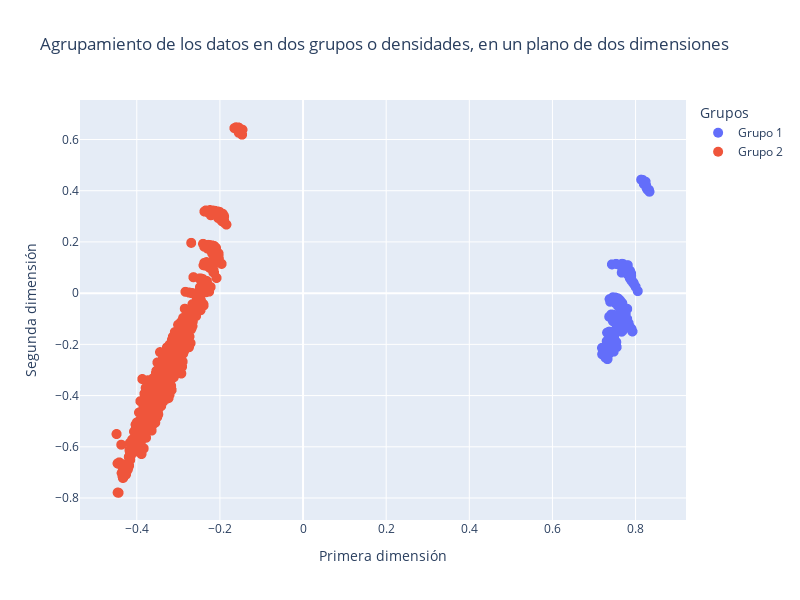

Notebook source saved alongside this figure:
### Code cell
import plotly.express as px

fig = px.scatter(x=X_pca[:, 0],
                 y=X_pca[:, 1],
                 color=clusters_nombres.astype(str),
                 title="Agrupamiento de los datos en dos grupos o densidades, en un plano de dos dimensiones",
                 labels={"x": "Primera dimensión", "y": "Segunda dimensión", "color": "Agrupamiento"},
                 width=800,
                 height=600)
fig.update_traces(marker=dict(size=10))
fig.show()

### Figure 1 — Plotly figure (JSON) as saved in the notebook; plotly's stock layout.template omitted (floating-point values rounded to 4 significant figures; data arrays with more than 128 entries replaced by an {"elided": "..."} marker saying what was removed)
{"data": [{"hovertemplate": "Grupos=Grupo 1<br>Primera dimensión=%{x}<br>Segunda dimensión=%{y}<extra></extra>", "legendgroup": "Grupo 1", "marker": {"color": "#636efa", "size": 10, "symbol": "circle"}, "mode": "markers", "name": "Grupo 1", "showlegend": true, "type": "scattergl", "x": {"elided": "1356 float values"}, "xaxis": "x", "y": {"elided": "1356 float values"}, "yaxis": "y"}, {"hovertemplate": "Grupos=Grupo 2<br>Primera dimensión=%{x}<br>Segunda dimensión=%{y}<extra></extra>", "legendgroup": "Grupo 2", "marker": {"color": "#EF553B", "size": 10, "symbol": "circle"}, "mode": "markers", "name": "Grupo 2", "showlegend": true, "type": "scattergl", "x": {"elided": "4003 float values"}, "xaxis": "x", "y": {"elided": "4003 float values"}, "yaxis": "y"}], "layout": {"height": 600, "legend": {"title": {"text": "Grupos"}, "tracegroupgap": 0}, "title": {"text": "Agrupamiento de los datos en dos grupos o densidades, en un plano de dos dimensiones"}, "width": 800, "xaxis": {"anchor": "y", "autorange": true, "domain": [0, 1], "range": [-0.5367, 0.9214], "title": {"text": "Primera dimensión"}, "type": "linear"}, "yaxis": {"anchor": "x", "autorange": true, "domain": [0, 1], "range": [-0.8859, 0.7543], "title": {"text": "Segunda dimensión"}, "type": "linear"}}}
